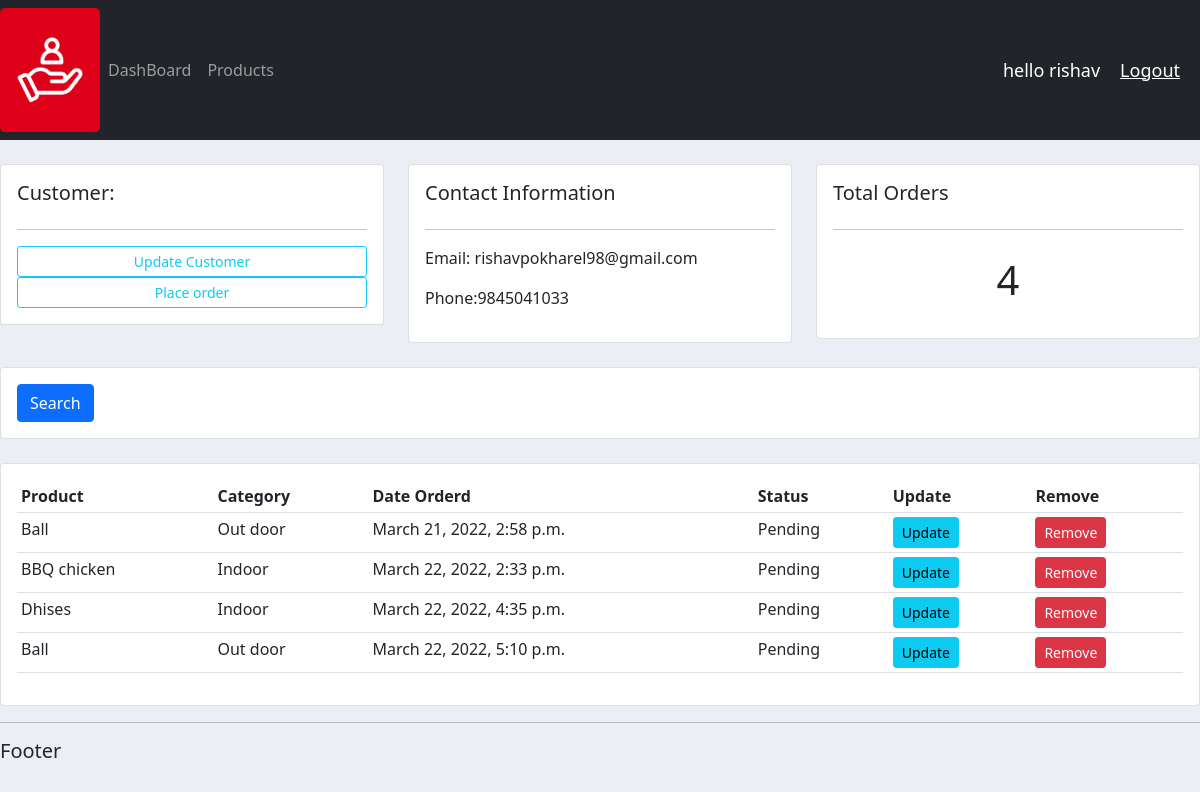
Page /customer/1 (signed in) on the committed database.
### accounts/models.py (models this page shows, shortened)
class Customer(models.Model):
    name = models.CharField(max_length=200, null=True)
    phone = models.CharField(max_length=11 , null=True)
    email = models.CharField(max_length=200, null=True)
    date_created = models.DateTimeField(auto_now_add=True , null=True)

class Order(models.Model):
    STATUS = (
        ('Pending', 'Pending'),
        ('Out for delivery', 'Out for delivery'),
        ('Delivired', 'Delivired')
    )
    customer = models.ForeignKey(Customer, null=True, on_delete=models.SET_NULL)
    product = models.ForeignKey(Product, null=True, on_delete=models.SET_NULL)
    date_created = models.DateTimeField(auto_now_add=True , null=True)
    status = models.CharField(max_length=200, null=True, choices=STATUS)

class Product(models.Model):
    CATEGORY = (
        ('Indoor', 'Indoor'),
        ('Out door', 'Out door')
    )
    name = models.CharField(max_length=200, null=True)
    price = models.FloatField(null=True)
    category = models.CharField(max_length=200, null=True, choices=CATEGORY)
    description = models.CharField(max_length=200, null=True , blank=True)
    date_created = models.DateTimeField(auto_now_add=True , null=True)
    tags=  models.ManyToManyField(Tag)
    def __str__(self):
        return self.name

### accounts/views.py (the view)
# urls.py: path('customer/<str:pk_test>', views.customer, name='customer'),
@login_required(login_url='login')
def customer(request, pk_test):
    customer = Customer.objects.get(id=pk_test)
    orders = customer.order_set.all()
    order_count = orders.count()
    context = {'customer': customer, 'orders': orders, 'order_count': order_count}
    return render(request, 'accounts/customer.html', context)

### accounts/templates/accounts/customer.html
{% extends 'accounts/main.html' %}
{% block content %}
<br>
<div class="row">
	<div class="col-md">
		<div class="card card-body">
			<h5>Customer:</h5>
			<hr>
			<a class="btn btn-outline-info  btn-sm btn-block" href="">Update Customer</a>
			<a class="btn btn-outline-info  btn-sm btn-block" href="{% url 'create_order' customer.id %}">Place order</a>
		</div>
	</div>
	<div class="col-md">
		<div class="card card-body">
			<h5>Contact Information</h5>
			<hr>
			<p>Email: {{customer.email}} </p>
			<p>Phone:{{customer.phone}} </p>
		</div>
	</div>
	<div class="col-md">
		<div class="card card-body">
			<h5>Total Orders</h5>
			<hr>
			<h1 style ="text-align: center;padding: 10px">{{order_count}}</h1>
		</div>
	</div>
</div>
<br>
<div class="row">
	<div class="col">
		<div class="card card-body">
			<form method="get">
				<button class="btn btn-primary" type="submit">Search</button>
			</form>
		</div>
	</div>
</div>
<br>
<div class="row">
	<div class="col-md">
		<div class="card card-body">
			<table class="table table-sm">
				<tr>
					<th>Product</th>
					<th>Category</th>
					<th>Date Orderd</th>
					<th>Status</th>
					<th>Update</th>
					<th>Remove</th>
				</tr>
				  {% for i in orders %}
				  <tr>
					  <td>{{i.product}}</td>
					  <td>{{i.product.category}}</td>
					  <td>{{i.date_created}}</td>
					  <td>{{i.status}}</td>
					  <td><a class="btn btn-sm btn-info" href="{% url 'update_order' i.id %}">Update</a></td>
					  <td><a class="btn btn-sm btn-danger" href="{% url 'delete_order' i.id %}">Remove</a></td>
				  </tr>
				  {% endfor %}
			</table>
		</div>
	</div>
</div>
{% endblock %}

### accounts/templates/accounts/navbar.html (shortened to what this page needs)
{% load static %}
<nav class="navbar navbar-expand-lg navbar-dark bg-dark">
  <img src="{% static '/images/logo.png' %}" class="logo" width="50px" alt="">
    <div class="collapse navbar-collapse" id="navbarNav">
      <ul class="navbar-nav">
        <li class="nav-item active">
          <a class="nav-link" href="{% url 'home' %}">DashBoard</a>
        </li>
        <li class="nav-item">
          <a class="nav-link" href="{% url 'product' %}">Products</a>
        </li>
      </ul>
    </div>
    <span class="msg">hello {{request.user}}</span>
    <span><a  class="msg" href="{% url 'logout' %}">Logout</a></span>
  </nav>

### static/css/main.css (style rules this page uses)
body { background-color: #ebeff5; }
.logo { width: 100px; }

### accounts/templates/accounts/navbar.html (style rules this page uses)
.msg { font-size: 18px; color: #fff; margin-right: 20px; }

### rows in the picture
Customer: email "rishavpokharel98@gmail.com", phone "9845041033"
Order: product "Ball", product.category "Out door", date_created "March 21, 2022, 2:58 p.m.", status "Pending"
Order: product "BBQ chicken", product.category "Indoor", date_created "March 22, 2022, 2:33 p.m.", status "Pending"
Order: product "Dhises", product.category "Indoor", date_created "March 22, 2022, 4:35 p.m.", status "Pending"
Order: product "Ball", product.category "Out door", date_created "March 22, 2022, 5:10 p.m.", status "Pending"

### other values in the picture
{{ request.user }} "rishav"
{{ order_count }} "4"
